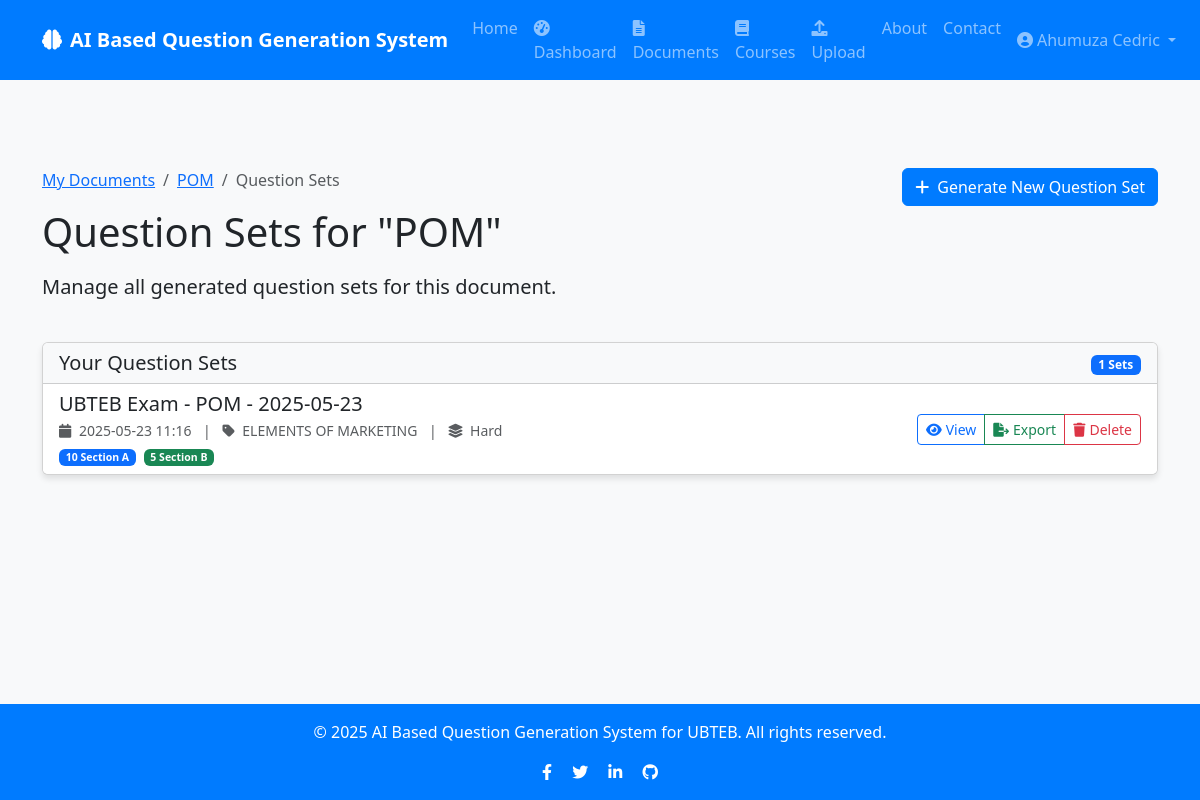
The app's page /documents/1/question-sets (signed in), older data.
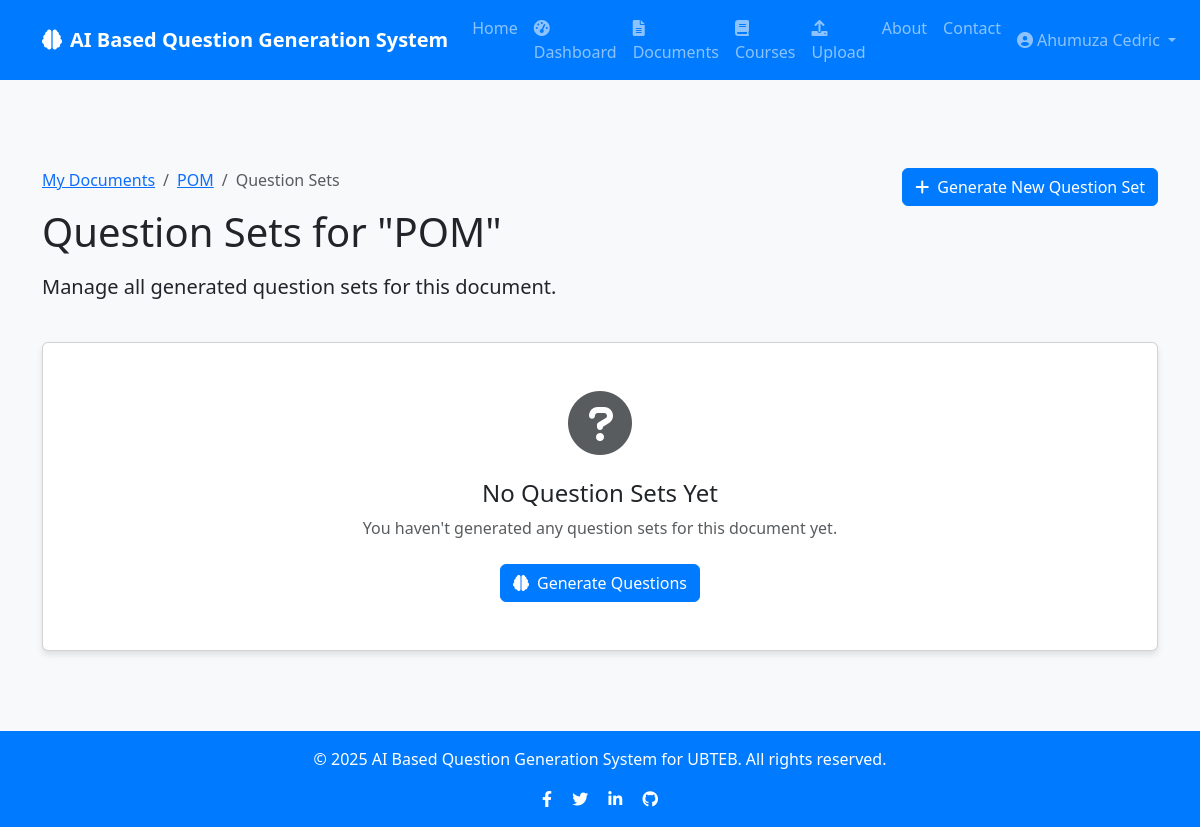
The same page, newer data.
### app/models/user.py (models this page shows, shortened)
class User(db.Model, UserMixin):
    id = db.Column(db.Integer, primary_key=True)
    username = db.Column(db.String(50), unique=True, nullable=False)
    email = db.Column(db.String(120), unique=True, nullable=False)
    password = db.Column(db.String(60), nullable=False)
    created_at = db.Column(db.DateTime, default=datetime.utcnow)
    documents = db.relationship('Document', backref='author', lazy=True, cascade="all, delete-orphan")
    questions = db.relationship('Question', backref='author', lazy=True, cascade="all, delete-orphan")
    courses = db.relationship('Course', backref='author', lazy=True, cascade="all, delete-orphan")

### app/models/document.py (models this page shows, shortened)
class Document(db.Model):
    id = db.Column(db.Integer, primary_key=True)
    title = db.Column(db.String(100), nullable=False)
    filename = db.Column(db.String(100), nullable=False)
    file_path = db.Column(db.String(255), nullable=False)
    content = db.Column(db.Text, nullable=False)
    created_at = db.Column(db.DateTime, default=datetime.utcnow)
    user_id = db.Column(db.Integer, db.ForeignKey('user.id'), nullable=False)
    course_id = db.Column(db.Integer, db.ForeignKey('course.id'), nullable=True)
    questions = db.relationship('Question', backref='document', lazy=True, cascade="all, delete-orphan")
    question_sets = db.relationship('QuestionSet', backref='document', lazy=True, cascade="all, delete-orphan")

### app/models/question.py (models this page shows, shortened)
class QuestionSet(db.Model):
    id = db.Column(db.Integer, primary_key=True)
    title = db.Column(db.String(100), nullable=False)
    created_at = db.Column(db.DateTime, default=datetime.utcnow)
    exam_series = db.Column(db.String(100), nullable=True)
    programme_list = db.Column(db.String(255), nullable=True)
    paper_name = db.Column(db.String(255), nullable=True)
    paper_code = db.Column(db.String(50), nullable=True)
    year_semester = db.Column(db.String(100), nullable=True)
    exam_date = db.Column(db.String(50), nullable=True)
    difficulty = db.Column(db.String(20), nullable=False)
    document_id = db.Column(db.Integer, db.ForeignKey('document.id'), nullable=False)
    user_id = db.Column(db.Integer, db.ForeignKey('user.id'), nullable=False)
    questions = db.relationship('Question', backref='question_set', lazy=True, cascade="all, delete-orphan")

### app/routes/questions.py (the view)
@questions.route('/documents/<int:document_id>/question-sets')
@login_required
def list_question_sets(document_id):
    document = Document.query.get_or_404(document_id)
    if document.user_id != current_user.id:
        flash('You do not have permission to view question sets for this document.', 'danger')
        return redirect(url_for('questions.list_documents'))
    question_sets = QuestionSet.query.filter_by(document_id=document.id).order_by(QuestionSet.created_at.desc()).all()
    return render_template('questions/question_sets.html', document=document, question_sets=question_sets)

### app/models/user.py (called while the page is built)
@login_manager.user_loader
def load_user(user_id):
    return User.query.get(int(user_id))

### app/templates/questions/question_sets.html (shortened to what this page needs)
{% extends "base.html" %}
{% block content %}
<div class="container py-5">
    <div class="row mb-4">
        <div class="col-md-8">
            <nav aria-label="breadcrumb">
                <ol class="breadcrumb">
                    <li class="breadcrumb-item"><a href="{{ url_for('questions.list_documents') }}">My Documents</a></li>
                    <li class="breadcrumb-item"><a href="{{ url_for('questions.view_document', document_id=document.id) }}">{{ document.title }}</a></li>
                    <li class="breadcrumb-item active" aria-current="page">Question Sets</li>
                </ol>
            </nav>
            <h1 class="mb-3">Question Sets for "{{ document.title }}"</h1>
            <p class="lead">Manage all generated question sets for this document.</p>
        </div>
        <div class="col-md-4 text-end">
            <a href="{{ url_for('questions.generate_questions_form', document_id=document.id) }}" class="btn btn-primary">
                <i class="fas fa-plus me-2"></i>Generate New Question Set
            </a>
        </div>
    </div>
    {% if question_sets %}
        <div class="row">
            <div class="col-md-12">
                <div class="card">
                    <div class="card-header bg-light">
                        <div class="row align-items-center">
                            <div class="col">
                                <h5 class="mb-0">Your Question Sets</h5>
                            </div>
                            <div class="col-auto">
                                <span class="badge bg-primary">{{ question_sets|length }} Sets</span>
                            </div>
                        </div>
                    </div>
                    <div class="list-group list-group-flush">
                        {% for question_set in question_sets %}
                            <div class="list-group-item">
                                <div class="row align-items-center">
                                    <div class="col-md-7">
                                        <h5 class="mb-1">{{ question_set.title }}</h5>
                                        <p class="mb-1 text-muted small">
                                            <i class="fas fa-calendar me-1"></i> {{ question_set.created_at.strftime('%Y-%m-%d %H:%M') }}
                                            <span class="mx-2">|</span>
                                            <i class="fas fa-tag me-1"></i> {{ question_set.paper_name }}
                                            <span class="mx-2">|</span>
                                            <i class="fas fa-layer-group me-1"></i> {{ question_set.difficulty|title }}
                                        </p>
                                        <p class="mb-0 small">
                                            <span class="badge bg-primary me-1">{{ question_set.questions|selectattr('question_type', 'equalto', 'section_a')|list|length }} Section A</span>
                                            <span class="badge bg-success">{{ question_set.questions|selectattr('question_type', 'equalto', 'section_b')|list|length }} Section B</span>
                                        </p>
                                    </div>
                                    <div class="col-md-5 text-end">
                                        <div class="btn-group" role="group">
                                            <a href="{{ url_for('questions.view_question_set', question_set_id=question_set.id) }}" class="btn btn-sm btn-outline-primary">
                                                <i class="fas fa-eye me-1"></i>View
                                            </a>
                                            <a href="{{ url_for('questions.export_question_set', question_set_id=question_set.id) }}" class="btn btn-sm btn-outline-success">
                                                <i class="fas fa-file-export me-1"></i>Export
                                            </a>
                                            <button type="button" class="btn btn-sm btn-outline-danger" data-bs-toggle="modal" data-bs-target="#deleteQuestionSetModal{{ question_set.id }}">
                                                <i class="fas fa-trash me-1"></i>Delete
                                            </button>
                                        </div>
                                    </div>
                                </div>
                            </div>
                        {% endfor %}
                    </div>
                </div>
            </div>
        </div>
    {% else %}
        <div class="row">
            <div class="col-md-12">
                <div class="card">
                    <div class="card-body text-center py-5">
                        <i class="fas fa-question-circle fa-4x text-muted mb-4"></i>
                        <h4>No Question Sets Yet</h4>
                        <p class="text-muted mb-4">You haven't generated any question sets for this document yet.</p>
                        <a href="{{ url_for('questions.generate_questions_form', document_id=document.id) }}" class="btn btn-primary">
                            <i class="fas fa-brain me-2"></i>Generate Questions
                        </a>
                    </div>
                </div>
            </div>
        </div>
    {% endif %}
</div>
{% endblock %}

### app/templates/base.html (shortened to what this page needs)
<!DOCTYPE html>
<html lang="en">
<head>
    <link href="https://cdn.jsdelivr.net/npm/bootstrap@5.3.0/dist/css/bootstrap.min.css" rel="stylesheet">
    <link rel="stylesheet" href="https://cdnjs.cloudflare.com/ajax/libs/font-awesome/6.0.0/css/all.min.css">
</head>
<body>
    <nav class="navbar navbar-expand-lg navbar-dark mb-4">
        <div class="container">
            <a class="navbar-brand" href="{{ url_for('main.index') }}">
                <i class="fas fa-brain me-2"></i>AI Based Question Generation System
            </a>
            <div class="collapse navbar-collapse" id="navbarNav">
                <ul class="navbar-nav me-auto">
                    <li class="nav-item">
                        <a class="nav-link" href="{{ url_for('main.index') }}">Home</a>
                    </li>
                    {% if current_user.is_authenticated %}
                    <li class="nav-item">
                        <a class="nav-link {% if request.endpoint == 'main.dashboard' %}active{% endif %}"
                           href="{{ url_for('main.dashboard') }}">
                            <i class="fas fa-tachometer-alt me-1"></i>Dashboard
                        </a>
                    </li>
                    <li class="nav-item">
                        <a class="nav-link {% if request.endpoint.startswith('questions.list_documents') %}active{% endif %}"
                           href="{{ url_for('questions.list_documents') }}">
                            <i class="fas fa-file-alt me-1"></i>Documents
                        </a>
                    </li>
                    <li class="nav-item">
                        <a class="nav-link {% if request.endpoint.startswith('courses.') %}active{% endif %}"
                           href="{{ url_for('courses.list_courses') }}">
                            <i class="fas fa-book me-1"></i>Courses
                        </a>
                    </li>
                    <li class="nav-item">
                        <a class="nav-link {% if request.endpoint == 'questions.upload_document' %}active{% endif %}"
                           href="{{ url_for('questions.upload_document') }}">
                            <i class="fas fa-upload me-1"></i>Upload
                        </a>
                    </li>
                    {% endif %}
                    <li class="nav-item">
                        <a class="nav-link" href="{{ url_for('main.about') }}">About</a>
                    </li>
                    <li class="nav-item">
                        <a class="nav-link" href="{{ url_for('main.contact') }}">Contact</a>
                    </li>
                </ul>
                <ul class="navbar-nav">
                    {% if current_user.is_authenticated %}
                    <li class="nav-item dropdown">
                        <a class="nav-link dropdown-toggle" href="#" id="navbarDropdown" role="button" data-bs-toggle="dropdown" aria-expanded="false">
                            <i class="fas fa-user-circle me-1"></i>{{ current_user.username }}
                        </a>
                    </li>
                    {% endif %}
                </ul>
            </div>
        </div>
    </nav>
    <div class="content">
        {% block content %}{% endblock %}
    </div>
    <footer class="footer text-center">
        <div class="container">
            <div class="row">
                <div class="col-md-12">
                    <p>&copy; 2025 AI Based Question Generation System for UBTEB. All rights reserved.</p>
                    <div class="social-icons">
                        <a href="#" class="text-white me-3"><i class="fab fa-facebook-f"></i></a>
                        <a href="#" class="text-white me-3"><i class="fab fa-twitter"></i></a>
                        <a href="#" class="text-white me-3"><i class="fab fa-linkedin-in"></i></a>
                        <a href="#" class="text-white"><i class="fab fa-github"></i></a>
                    </div>
                </div>
            </div>
        </div>
    </footer>
</body>
</html>

### app/templates/base.html (style rules this page uses)
body { min-height: 100vh; display: flex; flex-direction: column; background-color: #f8f9fa; }
.content { flex: 1; }
.navbar { background-color:#007bff; }
.navbar-brand { font-weight: bold; color: #ffffff; }
.nav-item { color: #f8f9fa; }
.footer { background-color: #007bff; color: #ffffff; padding: 1rem 0; margin-top: 2rem; }
.card { box-shadow: 0 4px 6px rgba(0, 0, 0, 0.1); transition: all 0.3s ease; }
.btn-primary { background-color: #007bff; border-color: #007bff; }

Row changes from the older to the newer data that the page shows:
removed QuestionSet: title "UBTEB Exam - POM - 2025-05-23", created_at "2025-05-23 11:16", paper_name "ELEMENTS OF MARKETING", difficulty "Hard", questions|selectattr "10", questions|selectattr "5"
Text that changed along with them:
{{ question_sets|length }}: "1" → (not shown)
text no longer shown: "Your Question Sets Sets"
text now shown: "No Question Sets Yet You haven't generated any question sets for this document yet. Generate Questions"
